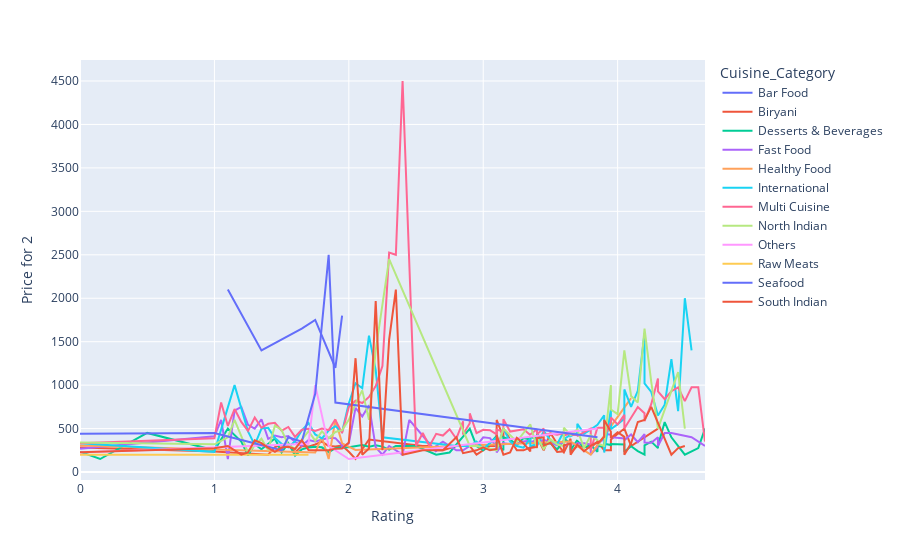

Source (notebook cell):
### Code cell
fig = px.line(price_rating_df, y="Price for 2", x="Rating",color='Cuisine_Category')
fig.show()
